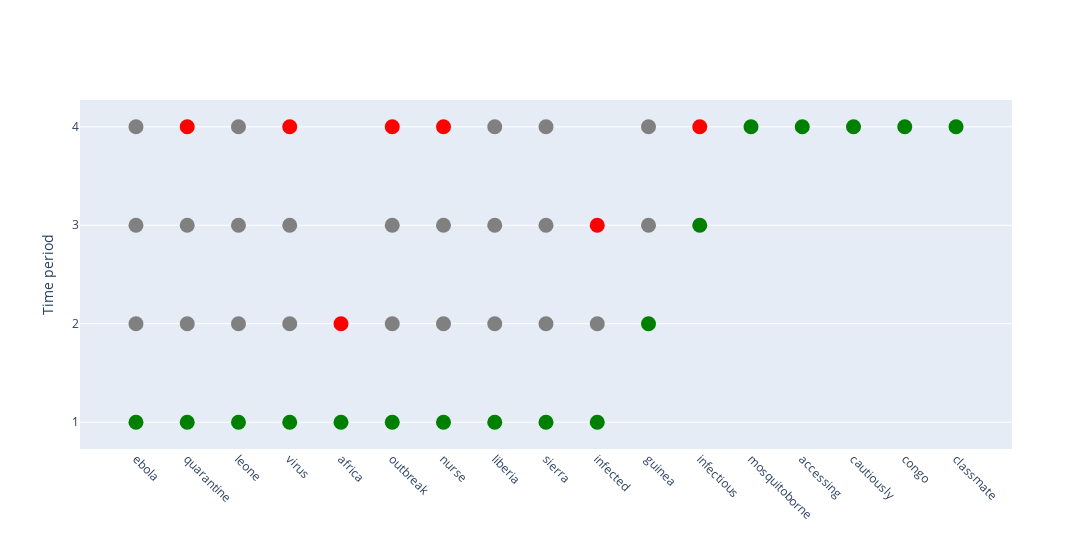

Notebook code for this chart:
### Code cell
random_topic = topics.iloc[158]
find_similar_clusters(random_topic.evolving_topics,random_topic.slice_nums, title = 'hdbscan t158.png')

### Figure 1 — Plotly figure (JSON) as saved in the notebook; plotly's stock layout.template omitted (floating-point values rounded to 4 significant figures)
{"data": [{"marker": {"color": "green", "size": 15}, "mode": "markers", "name": "Slice 1 - Words Appear", "showlegend": false, "x": ["ebola", "quarantine", "leone", "virus", "africa", "outbreak", "nurse", "liberia", "sierra", "infected"], "y": [1, 1, 1, 1, 1, 1, 1, 1, 1, 1], "type": "scatter"}, {"marker": {"color": "red", "size": 15}, "mode": "markers", "name": "Slice 1 - Words Disappear", "showlegend": false, "x": [], "y": [], "type": "scatter"}, {"marker": {"color": "grey", "size": 15}, "mode": "markers", "name": "Slice 1 - Words Remain", "showlegend": false, "x": [], "y": [], "type": "scatter"}, {"marker": {"color": "green", "size": 15}, "mode": "markers", "name": "Slice 2 - Words Appear", "showlegend": false, "x": ["guinea"], "y": [2], "type": "scatter"}, {"marker": {"color": "red", "size": 15}, "mode": "markers", "name": "Slice 2 - Words Disappear", "showlegend": false, "x": ["africa"], "y": [2], "type": "scatter"}, {"marker": {"color": "grey", "size": 15}, "mode": "markers", "name": "Slice 2 - Words Remain", "showlegend": false, "x": ["ebola", "quarantine", "liberia", "virus", "outbreak", "nurse", "leone", "sierra", "infected"], "y": [2, 2, 2, 2, 2, 2, 2, 2, 2], "type": "scatter"}, {"marker": {"color": "green", "size": 15}, "mode": "markers", "name": "Slice 3 - Words Appear", "showlegend": false, "x": ["infectious"], "y": [3], "type": "scatter"}, {"marker": {"color": "red", "size": 15}, "mode": "markers", "name": "Slice 3 - Words Disappear", "showlegend": false, "x": ["infected"], "y": [3], "type": "scatter"}, {"marker": {"color": "grey", "size": 15}, "mode": "markers", "name": "Slice 3 - Words Remain", "showlegend": false, "x": ["ebola", "quarantine", "liberia", "guinea", "virus", "outbreak", "nurse", "leone", "sierra"], "y": [3, 3, 3, 3, 3, 3, 3, 3, 3], "type": "scatter"}, {"marker": {"color": "green", "size": 15}, "mode": "markers", "name": "Slice 4 - Words Appear", "showlegend": false, "x": ["mosquitoborne", "accessing", "cautiously", "congo", "classmate"], "y": [4, 4, 4, 4, 4], "type": "scatter"}, {"marker": {"color": "red", "size": 15}, "mode": "markers", "name": "Slice 4 - Words Disappear", "showlegend": false, "x": ["quarantine", "virus", "outbreak", "nurse", "infectious"], "y": [4, 4, 4, 4, 4], "type": "scatter"}, {"marker": {"color": "grey", "size": 15}, "mode": "markers", "name": "Slice 4 - Words Remain", "showlegend": false, "x": ["ebola", "guinea", "leone", "liberia", "sierra"], "y": [4, 4, 4, 4, 4], "type": "scatter"}], "layout": {"xaxis": {"tickfont": {"size": 12}, "title": {"text": ""}, "tickangle": 45, "showticklabels": true, "showgrid": false}, "yaxis": {"tickfont": {"size": 12}, "title": {"text": "Time period", "font": {"size": 14}}, "showticklabels": true, "tickvals": [1, 2, 3, 4], "tickmode": "array"}, "title": {"text": ""}, "showlegend": false, "width": 2000}}
